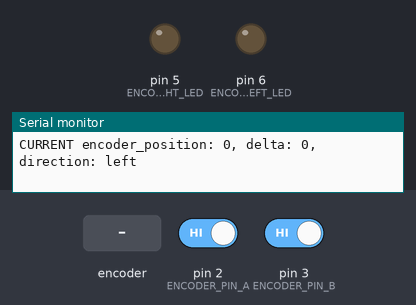
The sketch below on a simulated Arduino Uno, built with avr-gcc and run on an emulated ATmega328P. On the bench: output pins drawn as LEDs (lit = HIGH), the last lines printed to the serial monitor. Inputs (shaded band) come from the test bench; at power-on: pin 2 (ENCODER_PIN_A) HIGH, pin 3 (ENCODER_PIN_B) HIGH.

Above: at 1.2 s.
1.3 s: rotary encoder on pin 2 (ENCODER_PIN_A) / pin 3 (ENCODER_PIN_B) turned 2 steps (second pin leading)
At 1.6 s:
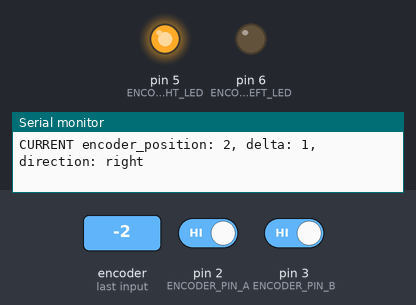
3.2 s: rotary encoder on pin 2 (ENCODER_PIN_A) / pin 3 (ENCODER_PIN_B) turned 1 step (first pin leading)
At 4.5 s:
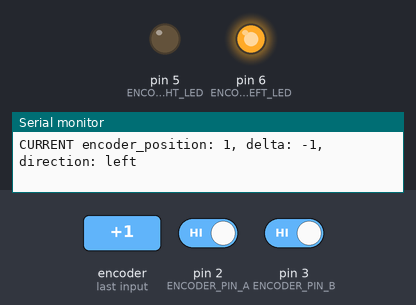
Timing chart, 0 to 6.2 s (numbered marks = the images above; inputs shaded):
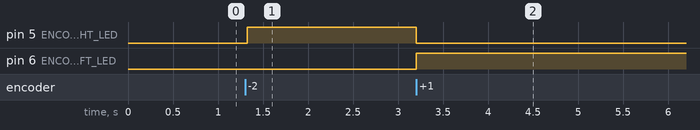

Measured:
- after the input at 1.3 s, pin 5 (ENCODER_RIGHT_LED): LOW → HIGH at once
- after the input at 3.2 s, pin 5 (ENCODER_RIGHT_LED): HIGH → LOW at once; pin 6 (ENCODER_LEFT_LED): LOW → HIGH at once

The sketch:

FallingEdgeISR.ino
```cpp
/*

  RotaryEncoderMethods/FallingEdgeDirectPortAccessISR
  Test rotary-encoder input using falling-edge interrupt and direct port access methods

  For info and circuit diagrams see https://github.com/tardate/LittleArduinoProjects/tree/main/playground/RotaryEncoderMethods

 */

#define ENCODER_RIGHT_LED 5
#define ENCODER_LEFT_LED 6

#define ENCODER_PIN_A 2
#define ENCODER_PIN_B 3
#define ENCODER_INTERRUPT_A 0

volatile int encoder_position = 0;
volatile int encoder_delta = 0;
int current_encoder_position = 0;
int current_encoder_delta = 0;

void setup() {
  Serial.begin(115200);

  pinMode(ENCODER_LEFT_LED, OUTPUT);
  pinMode(ENCODER_RIGHT_LED, OUTPUT);

  pinMode(ENCODER_PIN_A, INPUT);
  pinMode(ENCODER_PIN_B, INPUT);
  digitalWrite(ENCODER_PIN_A, HIGH);
  digitalWrite(ENCODER_PIN_B, HIGH);

  attachInterrupt(ENCODER_INTERRUPT_A, loadEncoderPositionOnFallingPinA, FALLING);
}

void loop() {
  if(encoderPositionUpdated()) printEncoderInfo();
}

void printEncoderInfo() {
  Serial.print("CURRENT encoder_position: ");
  Serial.print(current_encoder_position);
  Serial.print(", delta: ");
  Serial.print(current_encoder_delta);
  Serial.print(", direction: ");
  if(current_encoder_delta>0) Serial.println("right");
  else Serial.println("left");
}

bool encoderPositionUpdated() {
  static int last_position = -999;

  // disable interrupts while we copy the current encoder state
  uint8_t old_SREG = SREG;
  cli();
  current_encoder_position = encoder_position;
  current_encoder_delta = encoder_delta;
  SREG = old_SREG;

  bool updated = (current_encoder_position != last_position);
  last_position = current_encoder_position;

  return updated;
}

/*
  Read the encoder on falling edge interrupt on pin A using direct port access
  Since this is the falling edge of pin A:
  * if pin B is low we are going CW
  * if pin B is high we are going CCW
 */
void loadEncoderPositionOnFallingPinA() {
  int port_a_value = digitalRead(ENCODER_PIN_A);
  int port_b_value = digitalRead(ENCODER_PIN_B);

  if (port_a_value) {
    // NOP - still transitioning - should not get to this state on a falling interrupt
  } else {
    if (port_b_value) {
      encoder_delta = -1;
      encoder_position--;
      digitalWrite(ENCODER_LEFT_LED, HIGH);
      digitalWrite(ENCODER_RIGHT_LED, LOW);
    } else {
      encoder_delta = 1;
      encoder_position++;
      digitalWrite(ENCODER_LEFT_LED, LOW);
      digitalWrite(ENCODER_RIGHT_LED, HIGH);
    }
  }
}
```
